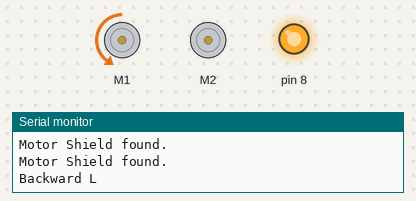
The sketch below on a simulated Arduino Uno, built with avr-gcc and run on an emulated ATmega328P. Shown: 2 × DC motor (green arrow = forward, orange = backward, longer = faster), output pins drawn as LEDs (lit = HIGH), the last lines printed to the serial monitor.

Above: at 0.1 s.
At 3.1 s:
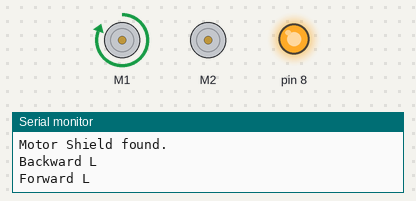
At 6.1 s:
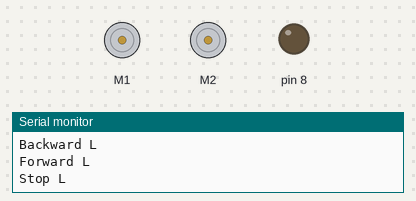
At 12.1 s:
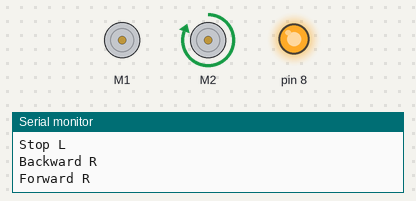
At 18.1 s:
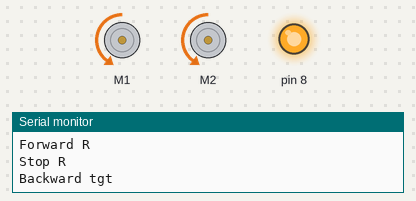
At 36.1 s:
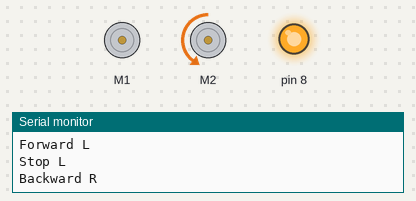
Timing chart, 0 to 40.0 s (numbered marks = the images above):
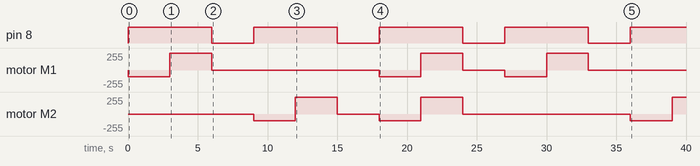

The sketch:

MotorOne.ino
```cpp
#include <Adafruit_MotorShield.h>
#define SLOW 100.1
#define FAST 255
#define TIME 3000
#define AMBER_LIGHT 8

class Motors{
public:
  // class field
  Adafruit_MotorShield MotorShield = Adafruit_MotorShield();
  Adafruit_DCMotor *Motor;
  int lightPin;

  // constructor
  Motors(int pin, int light)
  {
    Motor = MotorShield.getMotor(pin);
    lightPin = light;
  }

  // functions
  void begin()
  {
    // Find MotorShield
    if (!MotorShield.begin())
    {
      Serial.println("Could not find Motor Shield. Check wiring.");
      while (1)
        ;
    }
    Serial.println("Motor Shield found.");

    // Initial configuration - turn on
    Motor->setSpeed(150);
    Motor->run(FORWARD);
    Motor->run(RELEASE);

    // configure amber light
    pinMode(lightPin, OUTPUT);

  }

  void forward(int speed)
  {
    // set speed of motor
    Motor->setSpeed(speed);
    Motor->run(FORWARD);

    // turn on light
    digitalWrite(lightPin, HIGH);
  }

  void backward(int speed)
  {
    // set speed of motor
    Motor->setSpeed(speed);
    Motor->run(BACKWARD);

    // turn on light
    digitalWrite(lightPin, HIGH);
  }

  void stop()
  {
    // make motor stop
    Motor->run(RELEASE);

    // turn off light
    digitalWrite(lightPin, LOW);
  }
};

Motors motorL(1, AMBER_LIGHT);
Motors motorR(2, AMBER_LIGHT);

void setup() {
  Serial.begin(9600);
  motorL.begin();
  motorR.begin();
}

void loop()
{
  Serial.println("Backward L");
  motorL.backward(SLOW);
  delay(TIME);
  Serial.println("Forward L");
  motorL.forward(FAST);
  delay(TIME);
  Serial.println("Stop L");
  motorL.stop();
  delay(TIME);


  Serial.println("Backward R");
  motorR.backward(SLOW);
  delay(TIME);
  Serial.println("Forward R");
  motorR.forward(FAST);
  delay(TIME);
  Serial.println("Stop R");
  motorR.stop();
  delay(TIME);

  Serial.println("Backward tgt");
  motorL.backward(SLOW);
  motorR.backward(SLOW);
  delay(TIME);
  Serial.println("Forward tgt");
  motorL.forward(FAST);
  motorR.forward(FAST);
  delay(TIME);
  Serial.println("Stop tgt");
  motorL.stop();
  motorR.stop();
  delay(TIME);
}
```

Measured:
- by itself, pin 8: alternates HIGH for 6.0 s and LOW for 3.0 s
- by itself, motor M2: stopped → backward 100/255 at 9.0 s, → forward 255/255 3.0 s later, → stopped 3.0 s later, → backward 100/255 3.0 s later, … (8 changes in this stretch)
- by itself, motor M1: stopped → backward 100/255 at 0.00 s, → forward 255/255 3.0 s later, → stopped 3.0 s later, → backward 100/255 12.0 s later, … (9 changes in this stretch)
